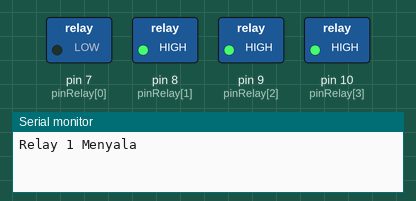
Bench run of a sketch on a simulated Arduino Uno, built with avr-gcc and run on an emulated ATmega328P. Shown: switched loads named in the sketch (green lamp = pin HIGH), the last lines printed to the serial monitor.

Above: at 0.5 s.
At 1.5 s:
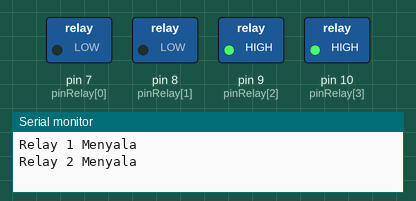
At 2.5 s:
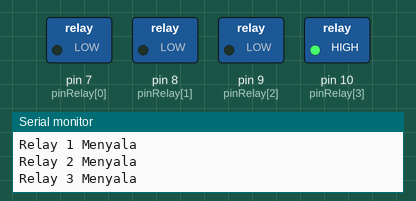
At 3.5 s:
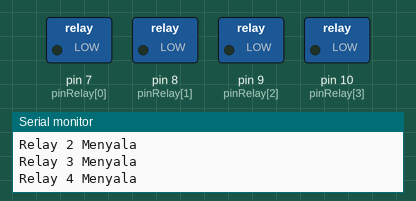
At 5.5 s:
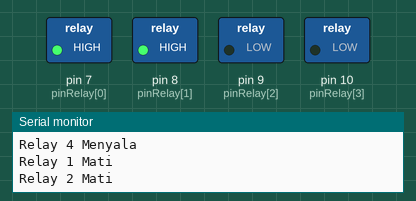
At 7.5 s:
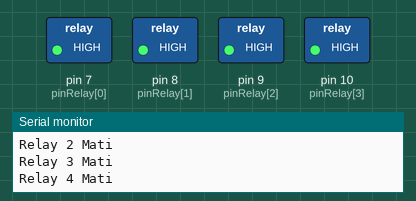
Timing chart, 0 to 10.4 s (numbered marks = the images above):
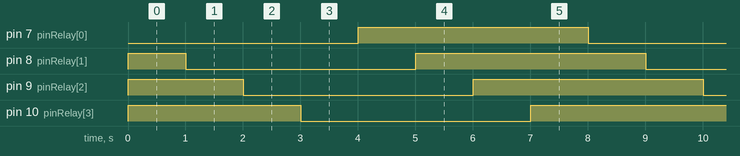

The sketch:

test-relay.ino
```cpp
const uint8_t pinRelay[] = { 7, 8, 9, 10 };

void setup() {
        Serial.begin(9600);
        for (int i = 0; i < 4; i++) {
                pinMode(pinRelay[i], OUTPUT);
                digitalWrite(pinRelay[i], HIGH);
        }
}

void loop() {
        for (int i = 0; i < 4; i++) {
                digitalWrite(pinRelay[i], LOW);
                Serial.println("Relay " + String(i + 1) + " Menyala");
                delay(1000);
        }
        for (int i = 0; i < 4; i++) {
                digitalWrite(pinRelay[i], HIGH);
                Serial.println("Relay " + String(i + 1) + " Mati");
                delay(1000);
        }
}
```

Measured:
- by itself, pin 7 (pinRelay[0]), pin 8 (pinRelay[1]), pin 9 (pinRelay[2]), pin 10 (pinRelay[3]): alternates HIGH for 4.0 s and LOW for 4.0 s
- by itself, everything shown: repeats every 8.0 s, in 8 steps
